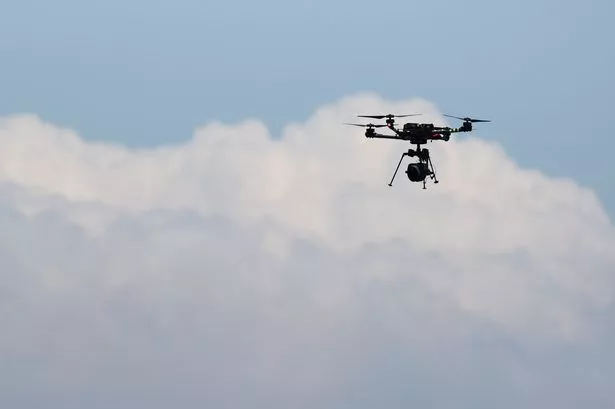
#> input picture data/drone-1.webp, 615 x 409 px; its folder holds only this picture in this run
$ python main.py
#> lines starting #> are read from the running program, lines starting #| are printed output that depends on the picture; after the words box and inside, x2 and y2 are one past the last pixel; in counts of white or black regions, pixels touching at a corner belong together
import os
import cv2 as cv
import numpy as np
import matplotlib.pyplot as plt

# Get the directory
path = os.getcwd()
path = os.path.join(path, "data")

# Get all file names
file_list = os.listdir(path)
column = 2
rows = len(file_list)

fig = plt.figure(figsize=(10, 5 * rows))
fig.suptitle("Binary Thresholding for Drone Detection", fontsize=16)
images = []

for i, file in enumerate(file_list):
    name = os.path.join(path, file)
    img = cv.imread(name, cv.IMREAD_GRAYSCALE)
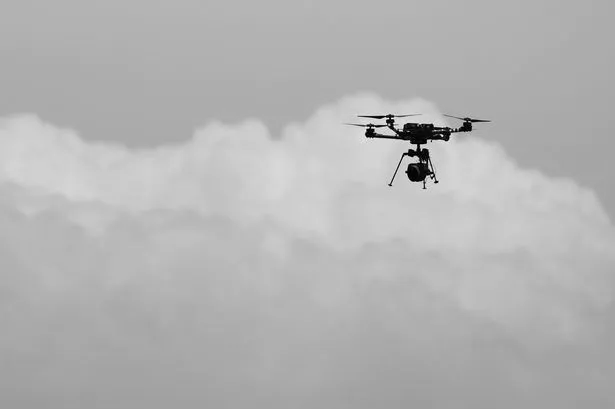
#> img: shape (409, 615); min 0, max 254, mean 179.2
    ret, thresh1 = cv.threshold(img, 130, 255, cv.THRESH_BINARY)
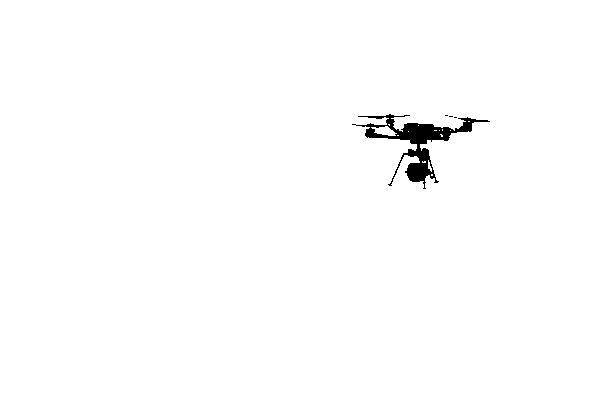
#> thresh1: shape (409, 615); 99.1% white; 4 black regions (3 under 20 px), largest, box (x1, y1, x2, y2) and area: (352, 114, 490, 189) 2174
    images.append(img)

    if img is not None:
        ax1 = fig.add_subplot(rows, column, 2*i + 1)
        ax1.imshow(img, cmap='gray')
        ax1.set_title(f'Original - {file}')
        ax1.axis("off")

        ax2 = fig.add_subplot(rows, column, 2*i + 2)
        ax2.imshow(thresh1, cmap='gray')
        ax2.set_title(f'Thresholded - {file}')
        ax2.axis("off")
    else:
        print(f'Failed to read file {name}')

#plt.tight_layout()
plt.subplots_adjust(top=0.95)  # Adjust the top to make room for the main title
plt.show()
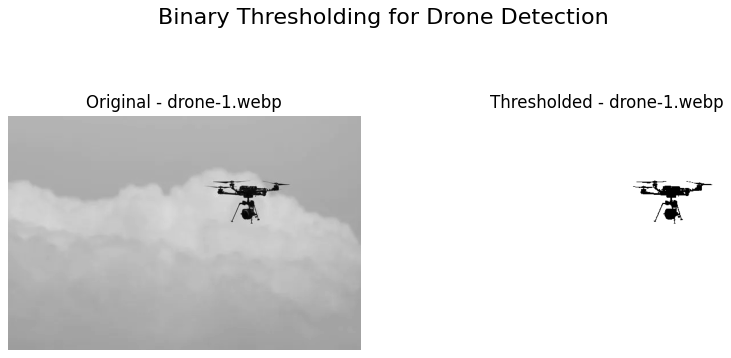
#> figure drawn by matplotlib, 2 panels

$ run again, on data/drone-4.webp
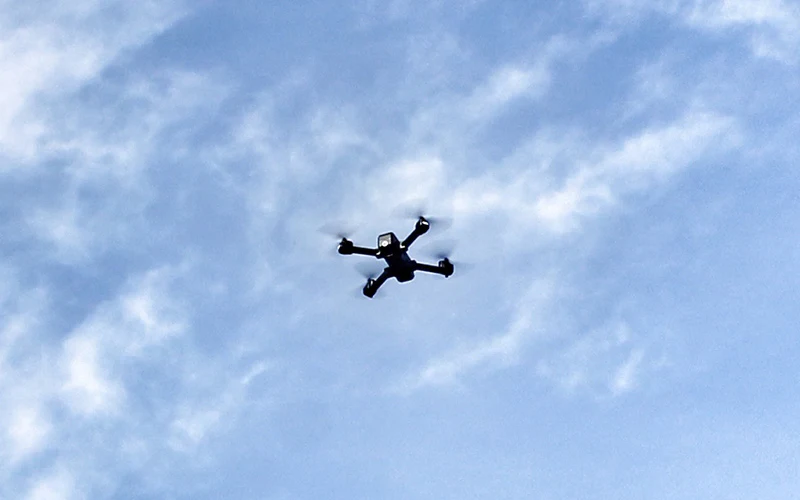
#> input picture data/drone-4.webp, 800 x 500 px
#> `ret, thresh1 = cv.threshold(img, 130, 255, cv.THRESH_BINARY)`:
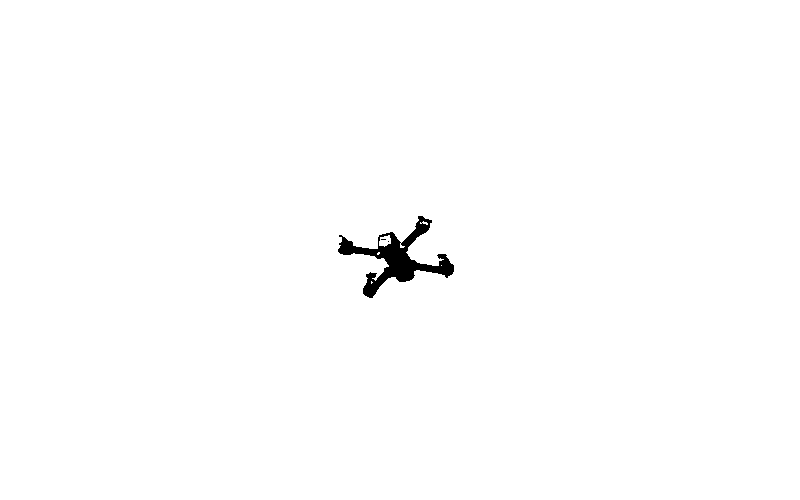
#> thresh1: shape (500, 800); 99.3% white; 3 black regions (2 under 20 px), largest, box (x1, y1, x2, y2) and area: (338, 216, 454, 298) 2607
#> `plt.show()`:
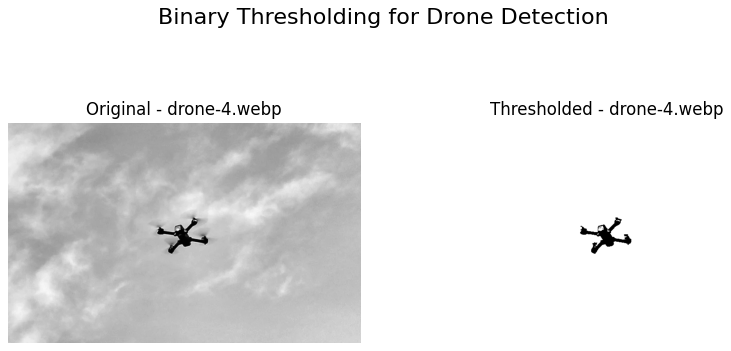
#> figure drawn by matplotlib, 2 panels
